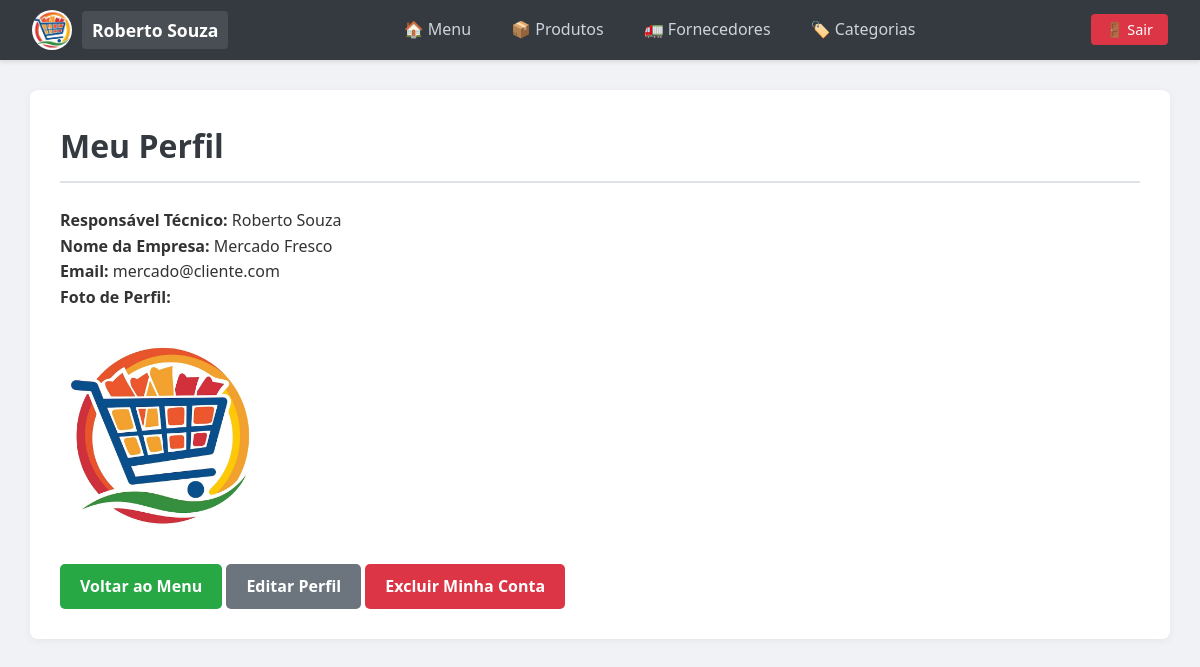
The page /Controller/ClienteController.php?acao=perfil (signed in) on the database its author committed.
### tables this page shows
CREATE TABLE usuarios (
    id INT AUTO_INCREMENT PRIMARY KEY,
    nome_empresa VARCHAR(150),
    responsavel_tecnico VARCHAR(100) NOT NULL,
    email VARCHAR(100) NOT NULL UNIQUE,
    senha VARCHAR(255) NOT NULL, 
    foto_perfil VARCHAR(255),
    tipo ENUM('admin', 'cliente') DEFAULT 'cliente',
    criado_em TIMESTAMP DEFAULT CURRENT_TIMESTAMP
);

### Model/DAO/UsuarioDAO.php (called while the page is built, shortened)
<?php
    require_once __DIR__ . '/../Usuario.php';
    require_once __DIR__ . '/../Cliente.php';
    class UsuarioDAO {
        public function buscarPorId($id){
            $conexao = Conexao::Conectar();
            $consultaSql = "SELECT * FROM usuarios WHERE id = :id";
            $declaracao = $conexao->prepare($consultaSql);
            $declaracao->bindValue(':id', $id);
            $declaracao->execute();
            $linha = $declaracao->fetch(PDO::FETCH_ASSOC);
            return $this->montarUsuario($linha);
        }
        private function montarUsuario(array $linha): Usuario {
            if ($linha['tipo'] === 'cliente') {
                $usuario = new Cliente(
                    $linha['responsavel_tecnico'],
                    $linha['email'],
                    $linha['senha'],
                    $linha['nome_empresa'] ?? null,
                    $linha['responsavel_tecnico'] ?? null,
                    $linha['foto_perfil'] ?? null
                );
            }
            $usuario->setId($linha['id']);
            return $usuario;
        }
    }
?>

### Model/Cliente.php (called while the page is built, shortened)
<?php
    require_once __DIR__ . '/Usuario.php';
    class Cliente extends Usuario {
        private $nomeEmpresa;
        private $responsavelTecnico;
        public function __construct($nome, $email, $senha, $nomeEmpresa, $responsavelTecnico = null, $fotoPerfil = null) {
        $this->nomeEmpresa = $nomeEmpresa;
        $this->responsavelTecnico = $responsavelTecnico;
    }
        public function getNomeEmpresa(){
            return $this->nomeEmpresa;
        }
        public function getResponsavelTecnico(){
            return $this->responsavelTecnico;
        }
    }
?>

### Model/Usuario.php (called while the page is built, shortened)
<?php
    abstract class Usuario {
        protected $email;
        protected $fotoPerfil;
        public function __construct($nome, $email, $senha, $fotoPerfil = null){
            $this->email = $email;
            $this->fotoPerfil = $fotoPerfil;
        }
        public function getEmail(){
            return $this->email;
        }
        public function getFotoPerfil(){
            return $this->fotoPerfil;
        }
    }
?>

### View/Cliente/Perfil.php (the view, shortened to what this page needs)
<?php
    require_once __DIR__ . '/../../Model/Usuario.php';
?>
<!DOCTYPE html>
<html lang="pt-br">
<head>
    <link rel="stylesheet" href="../View/Assets/style.css">
</head>
<body>
    <nav>
        <div class="nav-brand">
            <div style="display: flex; align-items: center; gap: 10px;">
                <?php if($_SESSION['foto_perfil']): ?>
                    <img src="../View/Assets/Imagens/Uploads/<?php echo $_SESSION['foto_perfil']; ?>" alt="Foto de Perfil" style="width: 40px; height: 40px; border-radius: 50%; object-fit: cover;">
                <?php else: ?>
                    <div style="width: 40px; height: 40px; border-radius: 50%; background-color: #ddd; display: flex; align-items: center; justify-content: center;">👤</div>
                <?php endif; ?>
                <span class="company-name"><?php echo $_SESSION['nome']; ?></span>
            </div>
        </div>
        <div class="nav-links">
            <a href="ClienteController.php?acao=dashboard">🏠 Menu</a>
            <a href="ProdutoController.php?acao=listarProdutos">📦 Produtos</a>
            <a href="FornecedorController.php?acao=listarFornecedores">🚛 Fornecedores</a>
            <a href="CategoriaController.php?acao=listarCategorias">🏷️ Categorias</a>
        </div>
        <div class="nav-logout">
            <a href="AutenticaController.php?acao=logout" class="btn-logout">🚪 Sair</a>
        </div>
    </nav>
    <div class="container">
        <h1>Meu Perfil</h1>
        <p><strong>Responsável Técnico:</strong> <?php echo $dadosCliente->getResponsavelTecnico(); ?></p>
        <p><strong>Nome da Empresa:</strong> <?php echo $dadosCliente->getNomeEmpresa(); ?></p>
        <p><strong>Email:</strong> <?php echo $dadosCliente->getEmail(); ?></p>
        <p><strong>Foto de Perfil: <br><br>
        <?php if($dadosCliente->getFotoPerfil()): ?>
            <img src="../View/Assets/Imagens/Uploads/<?php echo $dadosCliente->getFotoPerfil(); ?>" alt="Foto de Perfil" style="max-width: 200px; max-height: 200px;">
        <?php else: ?>
            <p>Foto de Perfil não disponível.</p>
        <?php endif; ?>
        <br></strong></p>
        <a href="ClienteController.php?acao=dashboard" class="btn" style="margin-top: 20px;">Voltar ao Menu</a>
        <a href="ClienteController.php?acao=prepararEdicaoPerfil" class="btn" style="margin-top: 20px; background-color: #6c757d;">Editar Perfil</a>
        <a href="ClienteController.php?acao=excluirPerfil" class="btn" style="margin-top: 20px; background-color: #dc3545;" onclick="return confirm('ATENÇÃO: Você está prestes a excluir sua conta! TODOS os seus produtos, categorias e fornecedores serão apagados permanentemente. Deseja realmente excluir seu perfil?')">Excluir Minha Conta</a>
    </div>
</body>
</html>

### View/Assets/style.css (style rules this page uses)
* { margin: 0; padding: 0; box-sizing: border-box; font-family: 'Segoe UI', Tahoma, Geneva, Verdana, sans-serif; }
body { background-color: #f0f2f5; color: #333; line-height: 1.6; min-height: 100vh; }
a { text-decoration: none; }
nav { background-color: #343a40; color: white; padding: 0 2rem; height: 60px; display: flex; justify-content: space-between; align-items: center; box-shadow: 0 2px 4px rgba(0,0,0,0.1); }
.nav-brand .company-name { font-size: 1.1rem; font-weight: bold; background-color: rgba(255, 255, 255, 0.1); padding: 5px 10px; border-radius: 4px; }
.nav-links { display: flex; gap: 20px; }
.nav-links a { color: #ced4da; font-weight: 500; padding: 5px 10px; border-radius: 4px; transition: all 0.3s; }
.btn-logout { background-color: #dc3545; color: white !important; padding: 6px 15px; border-radius: 4px; font-size: 0.9rem; transition: background 0.3s; }
.container { width: 95%; max-width: 100%; margin: 30px auto; background: white; padding: 30px; border-radius: 8px; box-shadow: 0 2px 10px rgba(0,0,0,0.05); }
h1 { margin-bottom: 25px; color: #343a40; border-bottom: 2px solid #dee2e6; padding-bottom: 10px; }
.btn { display: inline-block; background-color: #28a745; color: white !important; padding: 10px 20px; border-radius: 5px; border: none; cursor: pointer; font-weight: 600; transition: opacity 0.2s; }

### rows shown on the page
usuarios: responsavel_tecnico "Roberto Souza", nome_empresa "Mercado Fresco", email "mercado@cliente.com", foto_perfil (picture)

### other values the page prints
$_SESSION['nome'] "Roberto Souza"
